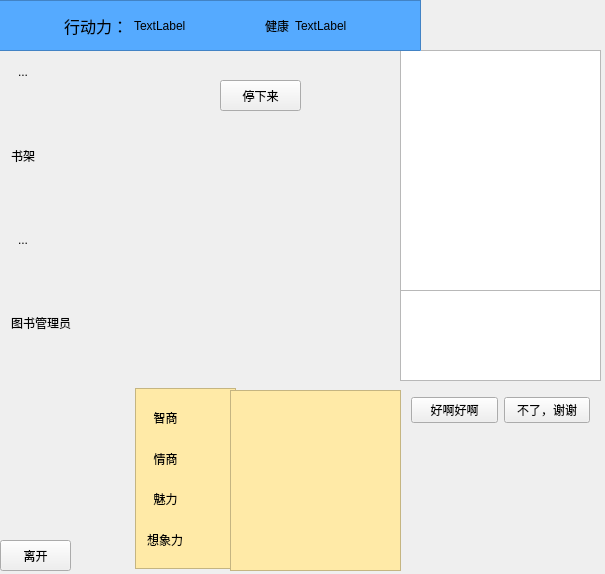
<?xml version="1.0" encoding="UTF-8"?>
<ui version="4.0">
 <class>tu_shu_guanClass</class>
 <widget class="QMainWindow" name="tu_shu_guanClass">
  <property name="geometry">
   <rect>
    <x>0</x>
    <y>0</y>
    <width>605</width>
    <height>574</height>
   </rect>
  </property>
  <property name="windowTitle">
   <string>tu_shu_guan</string>
  </property>
  <widget class="QWidget" name="centralWidget">
   <widget class="QLabel" name="label_3">
    <property name="geometry">
     <rect>
      <x>20</x>
      <y>110</y>
      <width>551</width>
      <height>421</height>
     </rect>
    </property>
    <property name="autoFillBackground">
     <bool>false</bool>
    </property>
    <property name="text">
     <string/>
    </property>
   </widget>
   <widget class="QWidget" name="widget" native="true">
    <property name="geometry">
     <rect>
      <x>0</x>
      <y>50</y>
      <width>161</width>
      <height>351</height>
     </rect>
    </property>
    <layout class="QVBoxLayout" name="verticalLayout">
     <item>
      <widget class="QToolButton" name="toolButton">
       <property name="text">
        <string>...</string>
       </property>
       <property name="icon">
        <iconset resource="res.qrc">
         <normaloff>:/plotphoto/tushuguan2.jpg</normaloff>:/plotphoto/tushuguan2.jpg</iconset>
       </property>
       <property name="iconSize">
        <size>
         <width>120</width>
         <height>120</height>
        </size>
       </property>
       <property name="autoRaise">
        <bool>true</bool>
       </property>
      </widget>
     </item>
     <item>
      <widget class="QLabel" name="label">
       <property name="text">
        <string>书架</string>
       </property>
      </widget>
     </item>
     <item>
      <widget class="QToolButton" name="toolButton_2">
       <property name="text">
        <string>...</string>
       </property>
       <property name="icon">
        <iconset resource="res.qrc">
         <normaloff>:/plotphoto/tushuguan1.jpg</normaloff>:/plotphoto/tushuguan1.jpg</iconset>
       </property>
       <property name="iconSize">
        <size>
         <width>120</width>
         <height>120</height>
        </size>
       </property>
       <property name="autoRaise">
        <bool>true</bool>
       </property>
      </widget>
     </item>
     <item>
      <widget class="QLabel" name="label_2">
       <property name="text">
        <string>图书管理员</string>
       </property>
      </widget>
     </item>
    </layout>
   </widget>
   <widget class="QPushButton" name="pushButton">
    <property name="geometry">
     <rect>
      <x>0</x>
      <y>540</y>
      <width>71</width>
      <height>31</height>
     </rect>
    </property>
    <property name="text">
     <string>离开</string>
    </property>
   </widget>
   <widget class="QPushButton" name="pushButton_2">
    <property name="geometry">
     <rect>
      <x>220</x>
      <y>80</y>
      <width>81</width>
      <height>31</height>
     </rect>
    </property>
    <property name="text">
     <string>停下来</string>
    </property>
   </widget>
   <widget class="QTextEdit" name="textEdit">
    <property name="geometry">
     <rect>
      <x>400</x>
      <y>50</y>
      <width>201</width>
      <height>241</height>
     </rect>
    </property>
   </widget>
   <widget class="QTextEdit" name="textEdit_2">
    <property name="geometry">
     <rect>
      <x>400</x>
      <y>290</y>
      <width>201</width>
      <height>91</height>
     </rect>
    </property>
   </widget>
   <widget class="QWidget" name="widget_2" native="true">
    <property name="geometry">
     <rect>
      <x>400</x>
      <y>380</y>
      <width>201</width>
      <height>61</height>
     </rect>
    </property>
    <layout class="QHBoxLayout" name="horizontalLayout">
     <item>
      <widget class="QPushButton" name="pushButton_3">
       <property name="text">
        <string>好啊好啊</string>
       </property>
      </widget>
     </item>
     <item>
      <widget class="QPushButton" name="pushButton_4">
       <property name="text">
        <string>不了，谢谢</string>
       </property>
      </widget>
     </item>
    </layout>
   </widget>
   <widget class="QFrame" name="frame">
    <property name="geometry">
     <rect>
      <x>-10</x>
      <y>0</y>
      <width>431</width>
      <height>51</height>
     </rect>
    </property>
    <property name="styleSheet">
     <string notr="true">font: 12pt &quot;楷体&quot;;
background-color:rgb(85, 170, 255);</string>
    </property>
    <property name="frameShape">
     <enum>QFrame::StyledPanel</enum>
    </property>
    <property name="frameShadow">
     <enum>QFrame::Raised</enum>
    </property>
    <layout class="QHBoxLayout" name="horizontalLayout_2">
     <property name="leftMargin">
      <number>0</number>
     </property>
     <property name="topMargin">
      <number>0</number>
     </property>
     <property name="rightMargin">
      <number>0</number>
     </property>
     <property name="bottomMargin">
      <number>0</number>
     </property>
     <item>
      <spacer name="horizontalSpacer_3">
       <property name="orientation">
        <enum>Qt::Horizontal</enum>
       </property>
       <property name="sizeHint" stdset="0">
        <size>
         <width>40</width>
         <height>20</height>
        </size>
       </property>
      </spacer>
     </item>
     <item>
      <widget class="QLabel" name="label_4">
       <property name="font">
        <font>
         <family>楷体</family>
         <pointsize>12</pointsize>
         <weight>50</weight>
         <italic>false</italic>
         <bold>false</bold>
        </font>
       </property>
       <property name="text">
        <string>行动力：</string>
       </property>
      </widget>
     </item>
     <item>
      <widget class="QLabel" name="move">
       <property name="text">
        <string>TextLabel</string>
       </property>
      </widget>
     </item>
     <item>
      <spacer name="horizontalSpacer">
       <property name="orientation">
        <enum>Qt::Horizontal</enum>
       </property>
       <property name="sizeHint" stdset="0">
        <size>
         <width>40</width>
         <height>20</height>
        </size>
       </property>
      </spacer>
     </item>
     <item>
      <widget class="QLabel" name="label_5">
       <property name="text">
        <string>健康</string>
       </property>
      </widget>
     </item>
     <item>
      <widget class="QLabel" name="hp">
       <property name="text">
        <string>TextLabel</string>
       </property>
      </widget>
     </item>
     <item>
      <spacer name="horizontalSpacer_2">
       <property name="orientation">
        <enum>Qt::Horizontal</enum>
       </property>
       <property name="sizeHint" stdset="0">
        <size>
         <width>40</width>
         <height>20</height>
        </size>
       </property>
      </spacer>
     </item>
    </layout>
   </widget>
   <widget class="QFrame" name="frame_4">
    <property name="geometry">
     <rect>
      <x>135</x>
      <y>388</y>
      <width>101</width>
      <height>181</height>
     </rect>
    </property>
    <property name="styleSheet">
     <string notr="true">font: 75 18pt &quot;方正胖头鱼简体&quot;;
background-color:rgb(255, 234, 167);</string>
    </property>
    <property name="frameShape">
     <enum>QFrame::StyledPanel</enum>
    </property>
    <property name="frameShadow">
     <enum>QFrame::Raised</enum>
    </property>
    <layout class="QVBoxLayout" name="verticalLayout_2">
     <item>
      <widget class="QLabel" name="label_6">
       <property name="text">
        <string>  智商</string>
       </property>
      </widget>
     </item>
     <item>
      <widget class="QLabel" name="label_7">
       <property name="text">
        <string>  情商</string>
       </property>
      </widget>
     </item>
     <item>
      <widget class="QLabel" name="label_8">
       <property name="text">
        <string>  魅力</string>
       </property>
      </widget>
     </item>
     <item>
      <widget class="QLabel" name="label_11">
       <property name="styleSheet">
        <string notr="true">font: 75 15pt &quot;方正胖头鱼简体&quot;;</string>
       </property>
       <property name="text">
        <string>想象力</string>
       </property>
      </widget>
     </item>
    </layout>
   </widget>
   <widget class="QFrame" name="frame_5">
    <property name="geometry">
     <rect>
      <x>230</x>
      <y>390</y>
      <width>171</width>
      <height>181</height>
     </rect>
    </property>
    <property name="styleSheet">
     <string notr="true">background-color:rgb(255, 234, 167);
font: 75 16pt &quot;微软雅黑&quot;;</string>
    </property>
    <property name="frameShape">
     <enum>QFrame::StyledPanel</enum>
    </property>
    <property name="frameShadow">
     <enum>QFrame::Raised</enum>
    </property>
    <layout class="QVBoxLayout" name="verticalLayout_3">
     <item>
      <widget class="QLabel" name="zi">
       <property name="text">
        <string/>
       </property>
      </widget>
     </item>
     <item>
      <widget class="QLabel" name="qin">
       <property name="text">
        <string/>
       </property>
      </widget>
     </item>
     <item>
      <widget class="QLabel" name="mei">
       <property name="styleSheet">
        <string notr="true">background-color:rgb(255, 234, 167);</string>
       </property>
       <property name="text">
        <string/>
       </property>
      </widget>
     </item>
     <item>
      <widget class="QLabel" name="ima">
       <property name="text">
        <string/>
       </property>
      </widget>
     </item>
    </layout>
   </widget>
   <zorder>widget</zorder>
   <zorder>pushButton</zorder>
   <zorder>pushButton_2</zorder>
   <zorder>textEdit</zorder>
   <zorder>textEdit_2</zorder>
   <zorder>widget_2</zorder>
   <zorder>label_3</zorder>
   <zorder>frame</zorder>
   <zorder>frame_4</zorder>
   <zorder>frame_5</zorder>
  </widget>
 </widget>
 <layoutdefault spacing="6" margin="11"/>
 <resources>
  <include location="res.qrc"/>
 </resources>
 <connections/>
</ui>
